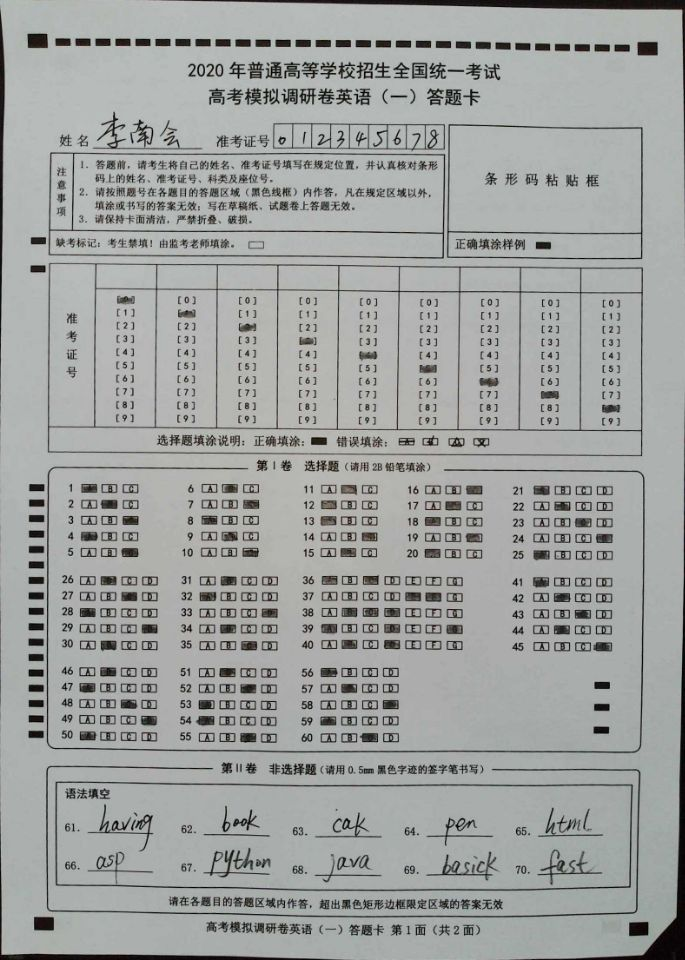
#> input picture image/demo.jpg, 685 x 960 px, found by its file name
$ python demo.py   (older library calls are emulated)
#> lines starting #> are read from the running program, lines starting #| are printed output that depends on the picture; after the words box and inside, x2 and y2 are one past the last pixel; in counts of white or black regions, pixels touching at a corner belong together
# -*- coding: utf-8 -*-
# @Author: [FENG] <1161634940@qq.com>
# @Date:   2020-04-27 11:25:05
# @Last Modified by:   [FENG] <1161634940@qq.com>
# @Last Modified time: 2020-05-17 15:42:21
# -*- coding: utf-8 -*-

from imutils.perspective import four_point_transform
from imutils import contours
import numpy as np
import argparse
import imutils
import cv2
import matplotlib.pyplot as plt
import sys, urllib, json
import urllib.request
import urllib.parse
import base64
import csv
url = 'http://apis.baidu.com/idl_baidu/ocridcard/ocridcard'
import pytesseract
from PIL import Image


# 加载图片，将它转换为灰阶，轻度模糊，然后边缘检测。
image = cv2.imread("D:/Python/www/duka/image/demo.jpg")
#> image is the input picture: shape (960, 685, 3); mean B, G, R 159.9, 161.5, 159.1

#转换为灰度图像
gray = cv2.cvtColor(image, cv2.COLOR_BGR2GRAY)
#高斯滤波
blurred = cv2.GaussianBlur(gray, (3, 3), 0)
#自适应二值化方法
blurred=cv2.adaptiveThreshold(blurred,255,cv2.ADAPTIVE_THRESH_MEAN_C,cv2.THRESH_BINARY,51,2)
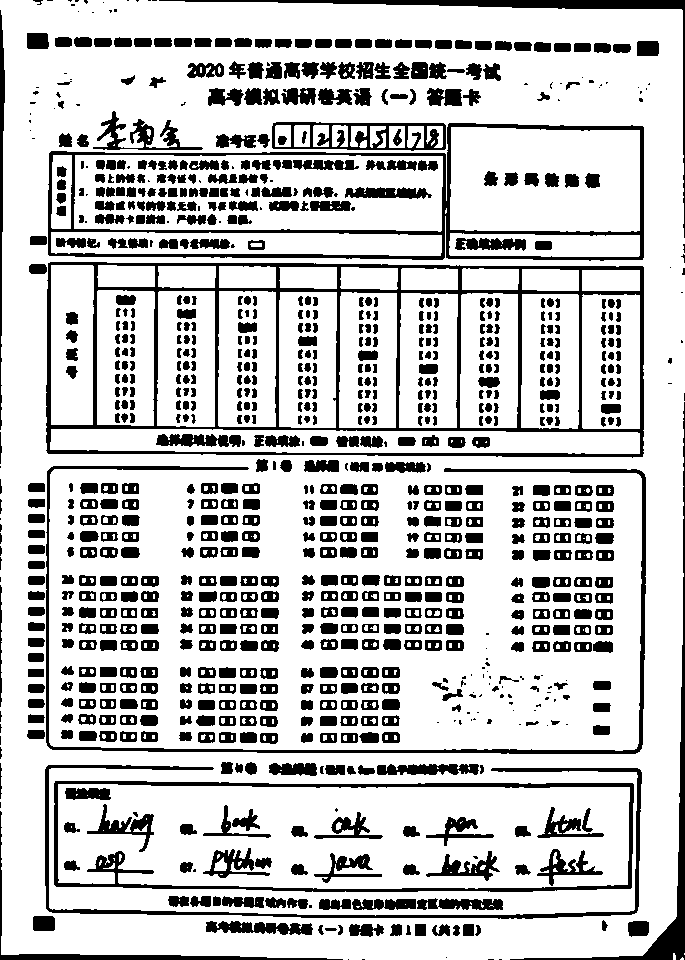
#> blurred: shape (960, 685); 77.4% white; 977 black regions (135 under 20 px), largest, box (x1, y1, x2, y2) and area: (46, 262, 644, 458) 13847, (48, 123, 644, 261) 7557, (54, 781, 634, 892) 5358
blurred=cv2.copyMakeBorder(blurred,5,5,5,5,cv2.BORDER_CONSTANT,value=(255,255,255))
#> blurred: shape (970, 695); 78% white; 977 black regions (135 under 20 px), largest, box (x1, y1, x2, y2) and area: (51, 267, 649, 463) 13847, (53, 128, 649, 266) 7557, (59, 786, 639, 897) 5358
edged = cv2.Canny(blurred, 10, 100)
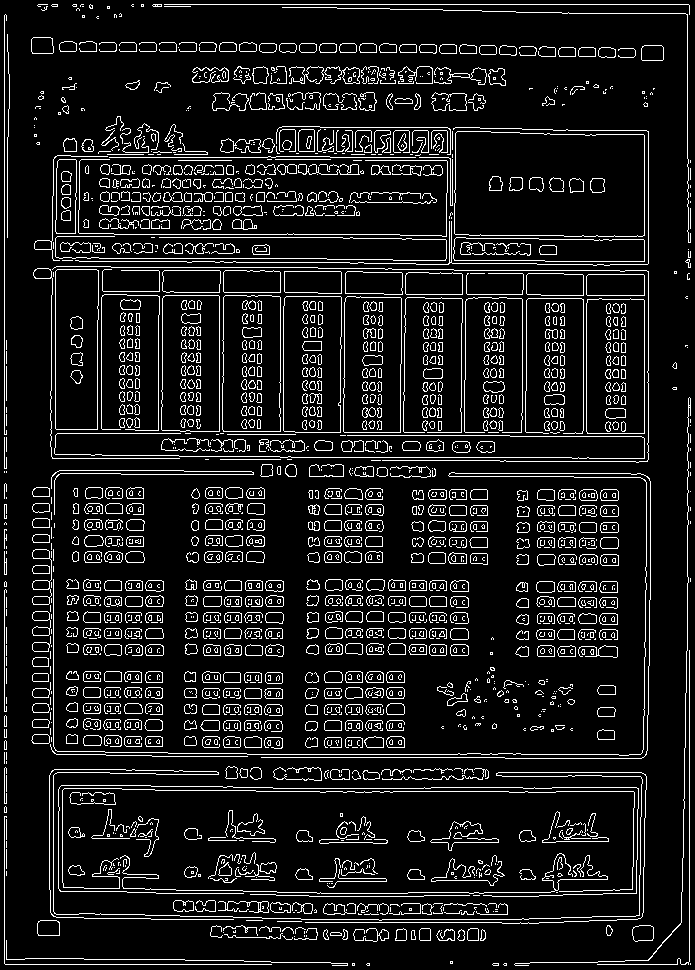
#> edged: shape (970, 695); 10.3% white in thin lines or dots

thresh = cv2.resize(blurred, (5000, 7000), cv2.INTER_LANCZOS4)
fImage = cv2.resize(image, (5000, 7000), cv2.INTER_LANCZOS4)

ChQImg = cv2.blur(thresh, (50, 50))
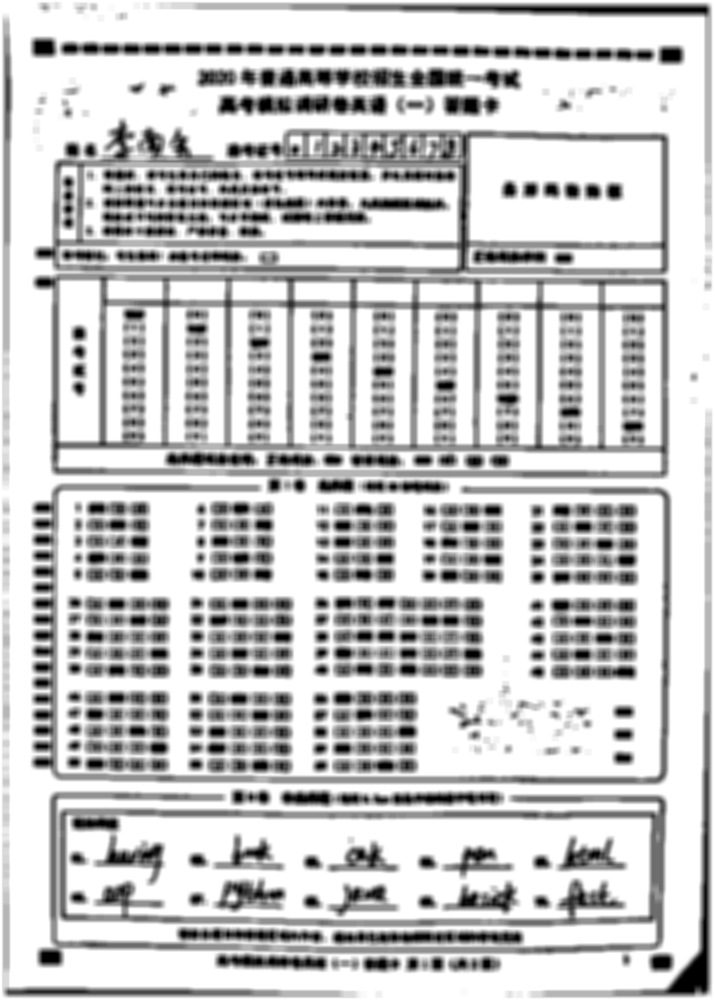
#> ChQImg: shape (7000, 5000) (shown at 1/7 size); min 0, max 255, mean 198.9
ChQImg = cv2.threshold(ChQImg, 20, 225, cv2.THRESH_BINARY)[1]
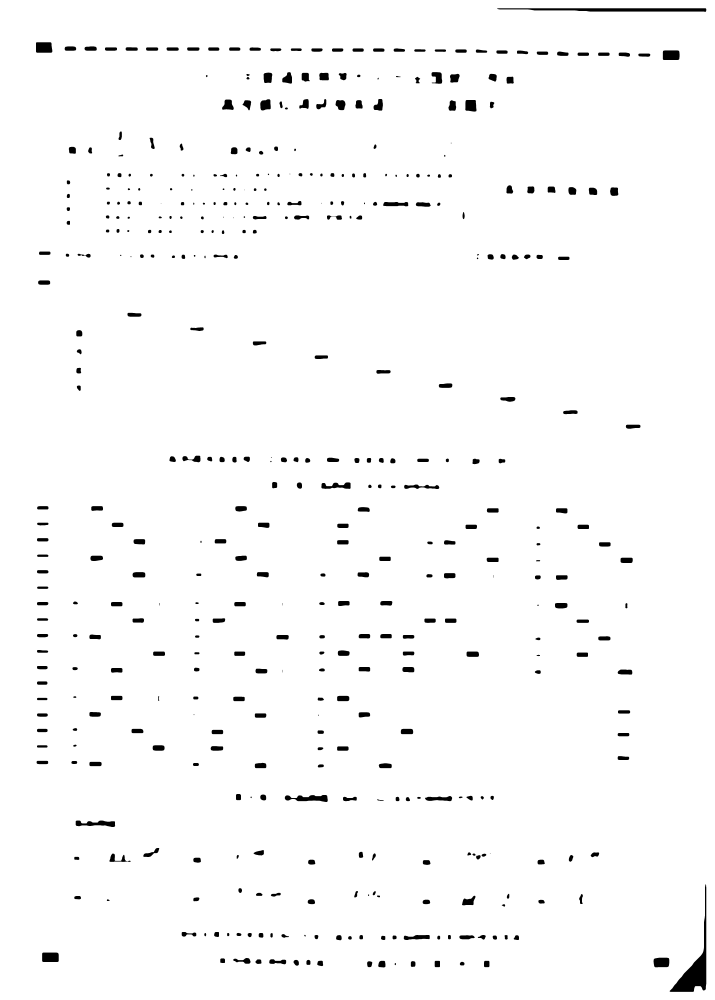
#> ChQImg: shape (7000, 5000) (shown at 1/7 size); values 0 (black) and 225 (white), 98% white; 456 black regions (6 under 20 px), largest, box (x1, y1, x2, y2) and area: (4687, 6190, 4944, 6943) 42752, (3479, 58, 4944, 83) 27154, (1994, 5565, 2294, 5614) 9249


NumImg=cv2.blur(thresh,(15,15)) # 新的二值化图
NumImg=cv2.threshold(NumImg, 100, 255, cv2.THRESH_BINARY)[1]
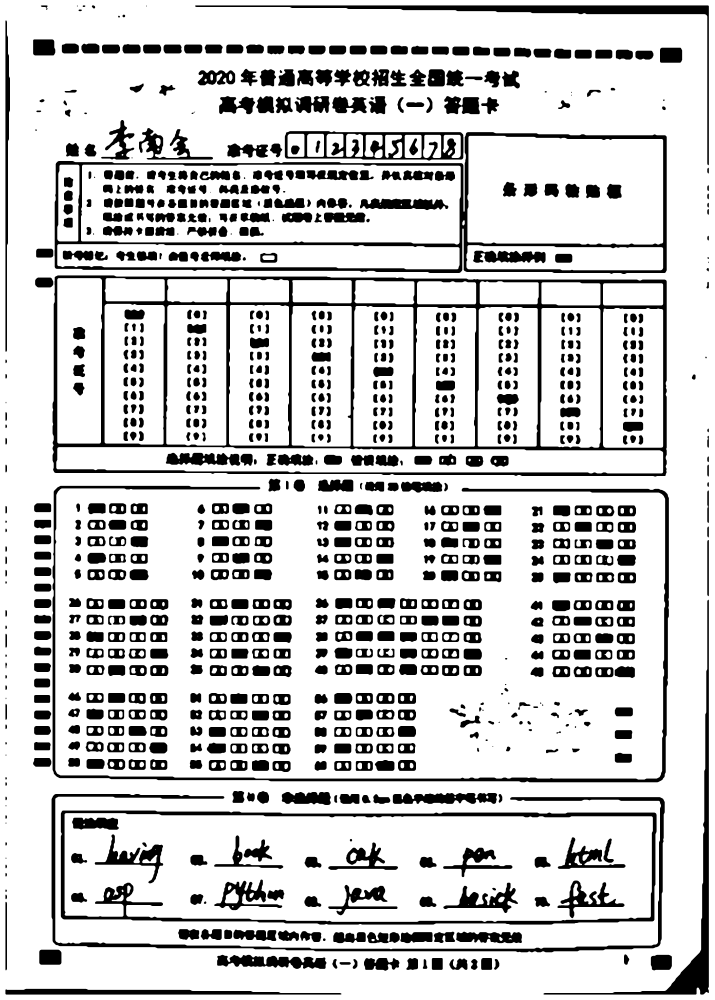
#> NumImg: shape (7000, 5000) (shown at 1/7 size); 80.5% white; 974 black regions (1 under 20 px), largest, box (x1, y1, x2, y2) and area: (368, 1928, 4667, 3336) 627807, (382, 925, 4667, 1918) 340375, (426, 5674, 4596, 6472) 246125


kernel = cv2.getStructuringElement(cv2.MORPH_RECT, (11, 11))
NumImg2 = cv2.dilate(thresh, kernel) #

kernel2 = cv2.getStructuringElement(cv2.MORPH_RECT, (7, 7))
NumImg2 = cv2.erode(NumImg2, kernel2)

# NumImg2 = cv2.threshold(ChQImg2, 200, 225, cv2.THRESH_BINARY)[1]
NumImg2 = cv2.adaptiveThreshold(NumImg2, 255, cv2.ADAPTIVE_THRESH_MEAN_C, cv2.THRESH_BINARY, 23, 2)
#> NumImg2: shape (7000, 5000); 84.2% white; 1033 black regions (1 under 20 px), largest, box (x1, y1, x2, y2) and area: (368, 1928, 4668, 3334) 596425, (382, 925, 4668, 1919) 324307, (425, 5673, 4596, 6472) 229763
# ChQImg2 = cv2.threshold(ChQImg2, 200, 225, cv2.THRESH_BINARY)[1]
NumImg2=NumImg2-NumImg
NumImg2=cv2.blur(NumImg2,(5,5))
NumImg2=cv2.threshold(NumImg2,170,255,cv2.THRESH_BINARY)[1]
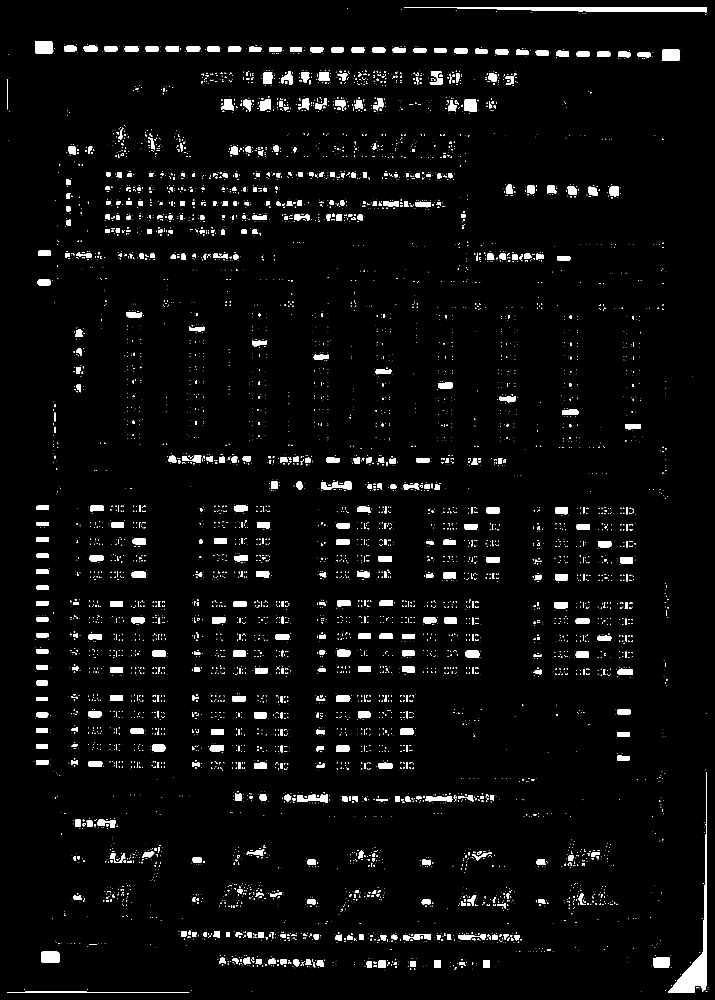
#> NumImg2: shape (7000, 5000) (shown at 1/7 size); 3% white; 6614 white regions (4134 under 20 px)

# 在二值图像中查找轮廓
cnts = cv2.findContours(ChQImg, cv2.RETR_TREE, cv2.CHAIN_APPROX_SIMPLE)
#> cnts = 457 contours, 3 with area under 20; largest, box (x1, y1, x2, y2) and area: (0, 0, 5000, 7000) 34988001, (4686, 6189, 4945, 6944) 43640, (3478, 57, 4945, 84) 28626, (1993, 5564, 2295, 5615) 9576, (251, 295, 367, 370) 8232
'''
检测用边缘绘制
cv2.drawContours(paper, cnts[1], -1, (0, 0, 255), 10, lineType=0)
'''
# cnts = cnts[0] if imutils.is_cv2() else cnts[1]
cnts = cnts[1] if imutils.is_cv3() else cnts[0]
questionCnts = []
Answer = []

# cv2.namedWindow("ceshi",0);
# cv2.resizeWindow("ceshi", 480, 640);
# cv2.imshow("ceshi", ChQImg)
# cv2.waitKey(0)

# cv2.imwrite("D:/Python/www/duka/2.jpg",ChQImg)

for c in cnts:
	# 计算轮廓的边界框，然后利用边界框数据计算宽高比
	(x, y, w, h) = cv2.boundingRect(c)
	if ((y>3500 and y<5440) or (y>2110 and y<3140)) and x > 400 and w > 60 and h > 20:
	# if (w > 60 & h > 20)and y>900 and y<2000:
	    M = cv2.moments(c)
	    cX = int(M["m10"] / M["m00"])
	    cY = int(M["m01"] / M["m00"])
	    #绘制中心及其轮廓
	    cv2.drawContours(fImage, c, -1, (0, 0, 255), 5, lineType=0)
	    cv2.circle(fImage, (cX, cY), 7, (255, 255, 255), -1)
	    #保存题目坐标信息
	    Answer.append((cX, cY))
#> this loop made 457 passes
#> (x, y, w, h, cX, cY) on passes 94, 96, 97, 100, 102, 103, 104, 107, 109, 110, 111, 116: (2651, 5342, 92, 36, 2697, 5360), (1783, 5339, 82, 39, 1824, 5359), (625, 5332, 87, 32, 667, 5347), (4323, 5292, 82, 29, 4361, 5306), (2359, 5224, 82, 32, 2399, 5239), (1474, 5222, 89, 34, 1517, 5238), (1068, 5216, 85, 40, 1109, 5235), (4323, 5130, 83, 25, 4364, 5141), (1481, 5108, 82, 32, 1521, 5123), (2805, 5101, 88, 39, 2848, 5120), (920, 5101, 85, 32, 960, 5116), (1783, 4993, 82, 32, 1823, 5008)
#> (x, y, w, h) on passes 2 to 7: (2762, 6741, 11, 16), (3218, 6732, 34, 27), (2569, 6728, 38, 43), (2875, 6727, 34, 42), (3387, 6725, 40, 46), (3042, 6725, 39, 46)
#> after the loop, Answer = 79 pairs, first value 664 to 4429, second value 2203 to 5360


# cv2.namedWindow("ceshi",0);
# cv2.resizeWindow("ceshi", 480, 640);
# cv2.imshow("ceshi", fImage)
# cv2.waitKey(0)
# cv2.imwrite("D:/Python/www/duka/2.jpg",fImage)

xt0=[0,700,1140,1585,2030,2470,2910,3355,3790,4240,4690,5000]
yt0=[2144,2250,2344,2440,2540,2630,2730,2830,2920,3020,3115]

xt1=[0,570,730,880,1025,1175,1445,1600,1745,1900,2050,2330,2470,2620,2780,2930,3090,3230,3390,3540,3700,3880,4030,4180,4335,4490,5000]
yt1=[3500,3620,3740,3865,3975,4140,4300,4400,4530,4645,4800,4960,5080,5200,5310,5440]

#卷子model0判题
def judgey0(y):
    if (y / 5 < 1):
        return  y + 1
    elif y / 5 < 2 and y/5>=1:
        return y % 5 + 25 + 1
    else:
        return y % 5 + 45 + 1

# 获取选项
def judgex(x, y=1):
    letter = 'ABCDEFGHIJKLMNOPQRSTUVWXYZ'
    return letter[x%(5*y)-1]

def judge0(x, y, m, n):
    # score = 20
    if n > 4140 and n < 4800:
        if x/5<1 :
            # print(judgey0(y))
            num = judgey0(y)
        elif x/5<2 and x/5>=1:
            # print(judgey0(y)+5)
            num = judgey0(y)+5
        elif x/5<4 and x/5>=2:
            # print(judgey0(y)+10)
            num = judgey0(y)+10
        else:
            # print(judgey0(y)+15)
            num = judgey0(y)+15
    else:
        if x/5<1 :
            # print(judgey0(y))
            num = judgey0(y)
        elif x/5<2 and x/5>=1:
            # print(judgey0(y)+5)
            num = judgey0(y)+5
        elif x/5<3 and x/5>=2:
            # print(judgey0(y)+10)
            num = judgey0(y)+10
        elif x/5<4 and x/5>=3:
            # print(judgey0(y)+15)
            num = judgey0(y)+15
        else:
            # print(judgey0(y)+20)
            num = judgey0(y)+20

    if m > 2050 and m < 3720 and n > 4140 and n < 4800:
        # print(judgex1(x))
        option = judgex(x, 2)
    else:
        # print(judgex0(x))
        option = judgex(x, 1)

    return [num, option]


#答案选择输出
# print(len(Answer))
# print(Answer[0])

student = ''
IDAnswer = []
for i in Answer:
    if i[1] > yt0[0] and i[1] < yt0[-1]:
        for j in range(0,len(xt0)-1):
            if i[0]>xt0[j] and i[0]<xt0[j+1]:
                for k in range(0,len(yt0)-1):
                    if i[1]>yt0[k] and i[1]<yt0[k+1]:
                        student = str(k) + student
    else :
        for j in range(0,len(xt1)-1):
            if i[0]>xt1[j] and i[0]<xt1[j+1]:
                for k in range(0,len(yt1)-1):
                    if i[1]>yt1[k] and i[1]<yt1[k+1]:
                        option = judge0(j, k, i[0], i[1])
                        IDAnswer.append(option)
#> this loop made 79 passes
#> i on passes 1 to 12: (2697, 5360), (1824, 5359), (667, 5347), (4361, 5306), (2399, 5239), (1517, 5238), (1109, 5235), (4364, 5141), (1521, 5123), (2848, 5120), (960, 5116), (1823, 5008)
#> after the loop, IDAnswer = 70 items, first 6: [60, 'C'], [55, 'C'], [50, 'A'], [69, 'D'], [59, 'A'], [54, 'A']; student = '012345678'

IDAnswer=[]
#> IDAnswer = []
for i in Answer:
    for j in range(0,len(xt1)-1):
        if i[0]>xt1[j] and i[0]<xt1[j+1]:
            for k in range(0,len(yt1)-1):
                if i[1]>yt1[k] and i[1]<yt1[k+1]:
                	option = judge0(j, k, i[0], i[1])
                	IDAnswer.append(option)


IDAnswer.sort()
newIDAnswer = {'学号':student};
for x in IDAnswer:
    if x[0] <= 60:
        if x[0] not in newIDAnswer:
            newIDAnswer[x[0]] = x[1]
        else :
            newIDAnswer[x[0]] = newIDAnswer[x[0]] + x[1]
#> this loop made 70 passes
#> x on passes 1 to 12: [1, 'A'], [2, 'B'], [3, 'C'], [4, 'A'], [5, 'C'], [6, 'B'], [7, 'C'], [8, 'A'], [9, 'B'], [10, 'C'], [11, 'B'], [12, 'A']

print(student)
#| 012345678
print(newIDAnswer)
#> (printed output is left out)

# [10 lines of commented-out code are left out]
